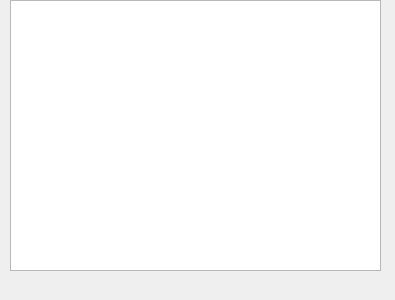
<?xml version="1.0" encoding="UTF-8"?>
<ui version="4.0">
 <class>ProjectWidget</class>
 <widget class="QDockWidget" name="ProjectWidget">
  <property name="geometry">
   <rect>
    <x>0</x>
    <y>0</y>
    <width>395</width>
    <height>300</height>
   </rect>
  </property>
  <property name="windowTitle">
   <string>ProjectWidget</string>
  </property>
  <widget class="QWidget" name="dockWidgetContents">
   <widget class="QTreeView" name="mDirTreeView">
    <property name="geometry">
     <rect>
      <x>10</x>
      <y>0</y>
      <width>371</width>
      <height>271</height>
     </rect>
    </property>
    <attribute name="headerShowSortIndicator" stdset="0">
     <bool>true</bool>
    </attribute>
   </widget>
  </widget>
 </widget>
 <resources/>
 <connections/>
</ui>
